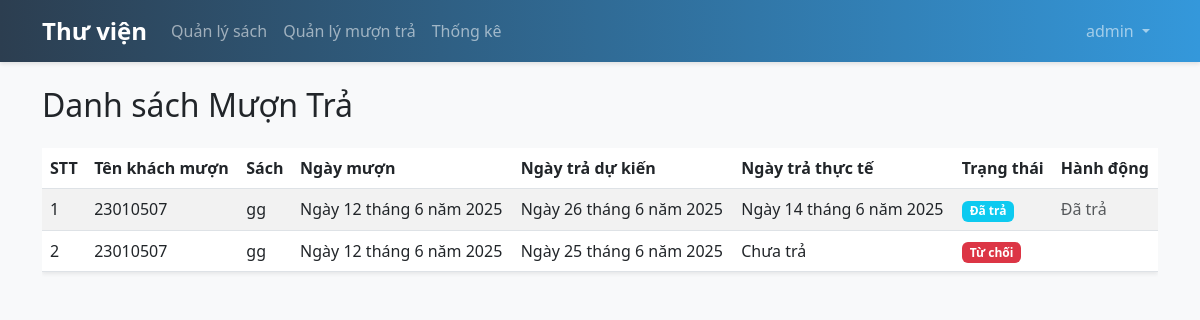
The page /borrow/ (signed in) on the database its author committed.
### borrow/models.py (models this page shows, shortened)
class BorrowRecord(models.Model):
    STATUS_CHOICES = (
        ('pending', 'Chờ duyệt'),
        ('approved', 'Đã duyệt'),
        ('rejected', 'Từ chối'),
        ('returned', 'Đã trả'),
        ('overdue', 'Quá hạn'),
    )
    user = models.ForeignKey(User, on_delete=models.CASCADE, related_name='borrow_records')
    book = models.ForeignKey(Book, on_delete=models.CASCADE, related_name='borrow_records')
    borrow_date = models.DateField()
    due_date = models.DateField()
    return_date = models.DateField(null=True, blank=True)
    status = models.CharField(max_length=20, choices=STATUS_CHOICES, default='pending')
    notes = models.TextField(blank=True)
    created_at = models.DateTimeField(auto_now_add=True)
    updated_at = models.DateTimeField(auto_now=True)
    class Meta:
        ordering = ['-created_at']

### books/models.py (models this page shows, shortened)
class Book(models.Model):
    STATUS_CHOICES = (
        ('available', 'Có sẵn'),
        ('borrowed', 'Đã mượn'),
        ('maintenance', 'Bảo trì'),
    )
    title = models.CharField(max_length=200)
    author = models.ForeignKey(Author, on_delete=models.CASCADE, related_name='books')
    category = models.ForeignKey(Category, on_delete=models.SET_NULL, null=True, related_name='books')
    description = models.TextField()
    cover_image = models.ImageField(upload_to='book_covers/', null=True, blank=True)
    publication_year = models.PositiveIntegerField(null=True, blank=True)
    isbn = models.CharField(max_length=13, blank=True, null=True, unique=True)
    total_copies = models.PositiveIntegerField(default=1)
    available_copies = models.PositiveIntegerField(default=1)
    status = models.CharField(max_length=20, choices=STATUS_CHOICES, default='available')
    created_at = models.DateTimeField(auto_now_add=True)
    updated_at = models.DateTimeField(auto_now=True)
    class Meta:
        ordering = ['-created_at']

### borrow/views.py (the view)
# urls.py: path('', views.borrow_list, name='borrow_list'),
@login_required
def borrow_list(request):
    if request.user.is_staff:
        borrows = BorrowRecord.objects.all().order_by('-created_at')
    else:
        borrows = BorrowRecord.objects.filter(user=request.user).order_by('-created_at')
    return render(request, 'borrow/borrow_list.html', {'borrows': borrows, 'is_admin': request.user.is_staff})

### borrow/templates/borrow/borrow_list.html (shortened to what this page needs)
{% extends 'base.html' %}
{% block content %}
<div class="container mt-4">
    <h2 class="mb-4">Danh sách Mượn Trả</h2>
    {% if borrows %}
    <div class="table-responsive">
        <table class="table table-striped table-hover shadow-sm">
            <thead class="bg-primary text-white">
                <tr>
                    {% if is_admin %}
                    <th>STT</th>
                    <th>Tên khách mượn</th>
                    {% endif %}
                    <th>Sách</th>
                    <th>Ngày mượn</th>
                    <th>Ngày trả dự kiến</th>
                    <th>Ngày trả thực tế</th>
                    <th>Trạng thái</th>
                    {% if is_admin %}
                    <th>Hành động</th>
                    {% endif %}
                </tr>
            </thead>
            <tbody>
                {% for borrow in borrows %}
                <tr>
                    {% if is_admin %}
                    <td>{{ forloop.counter }}</td>
                    <td>{{ borrow.user.username }}</td>
                    {% endif %}
                    <td>{{ borrow.book.title }}</td>
                    <td>{{ borrow.borrow_date }}</td>
                    <td>{{ borrow.due_date }}</td>
                    <td>{{ borrow.return_date|default:"Chưa trả" }}</td>
                    <td>
                        {% if borrow.status == 'pending' %}
                        <span class="badge bg-warning">Chờ duyệt</span>
                        {% elif borrow.status == 'approved' %}
                        <span class="badge bg-success">Đã duyệt</span>
                        {% elif borrow.status == 'returned' %}
                        <span class="badge bg-info">Đã trả</span>
                        {% elif borrow.status == 'rejected' %}
                        <span class="badge bg-danger">Từ chối</span>
                        {% endif %}
                    </td>
                    {% if is_admin %}
                    <td>
                        {% if borrow.status == 'pending' %}
                        <a href="{% url 'borrow_approve' borrow.pk %}" class="btn btn-sm btn-success me-2">Duyệt</a>
                        <a href="{% url 'borrow_reject' borrow.pk %}" class="btn btn-sm btn-danger">Từ chối</a>
                        {% elif borrow.status == 'returned' %}
                        <span class="text-muted">Đã trả</span>
                        {% endif %}
                    </td>
                    {% else %}
                    <td>
                        {% if borrow.status == 'approved' %}
                        <a href="{% url 'return_book' borrow.pk %}" class="btn btn-sm btn-success">Trả sách</a>
                        {% endif %}
                    </td>
                    {% endif %}
                </tr>
                {% endfor %}
            </tbody>
        </table>
    </div>
    {% else %}
    <div class="alert alert-info" role="alert">
        Bạn chưa có bản ghi mượn trả nào.
    </div>
    {% endif %}
</div>
{% endblock %}

### templates/base.html (shortened to what this page needs)
<!DOCTYPE html>
<html lang="vi">
<head>
    <link href="https://cdn.jsdelivr.net/npm/bootstrap@5.3.0/dist/css/bootstrap.min.css" rel="stylesheet">
    <link href="https://cdnjs.cloudflare.com/ajax/libs/font-awesome/6.0.0/css/all.min.css" rel="stylesheet">
    {% load static %}
    <link rel="stylesheet" href="{% static 'css/style.css' %}">
</head>
<body>
    <nav class="navbar navbar-expand-lg navbar-dark bg-primary">
        <div class="container">
            <a class="navbar-brand" href="{% url 'home' %}">Thư viện</a>
            <div class="collapse navbar-collapse" id="navbarNav">
                <ul class="navbar-nav me-auto">
                    {% if user.is_authenticated %}
                    <li class="nav-item">
                        <a class="nav-link" href="{% url 'book_list' %}">
                            {% if user.is_staff %}Quản lý sách{% else %}Danh sách sách{% endif %}
                        </a>
                    </li>
                    {% if user.is_staff %}
                    <li class="nav-item">
                        <a class="nav-link" href="{% url 'borrow_list' %}">Quản lý mượn trả</a>
                    </li>
                    <li class="nav-item">
                        <a class="nav-link" href="{% url 'dashboard' %}">Thống kê</a>
                    </li>
                    {% else %}
                    <li class="nav-item">
                        <a class="nav-link" href="{% url 'borrow_list' %}">Sách đã mượn</a>
                    </li>
                    {% endif %}
                    {% endif %}
                </ul>
                <ul class="navbar-nav">
                    {% if user.is_authenticated %}
                    <li class="nav-item dropdown">
                        <a class="nav-link dropdown-toggle" href="#" id="navbarDropdown" role="button" data-bs-toggle="dropdown">
                            {{ user.username }}
                        </a>
                        </li>
                    {% endif %}
                </ul>
            </div>
        </div>
    </nav>
        {% block content %}
        {% endblock %}
</body>
</html>

### static/css/style.css (style rules this page uses)
body { background-color: #f8f9fa; font-family: 'Segoe UI', Tahoma, Geneva, Verdana, sans-serif; }
.navbar { box-shadow: 0 2px 4px rgba(0,0,0,.1); background: linear-gradient(to right, #2c3e50, #3498db) !important; }
.navbar-brand { font-weight: bold; font-size: 1.5rem; }

### rows shown on the page
BorrowRecord: user.username "23010507", book "gg", borrow_date "Ngày 12 tháng 6 năm 2025", due_date "Ngày 26 tháng 6 năm 2025", return_date "Ngày 14 tháng 6 năm 2025", status "Đã trả"
BorrowRecord: user.username "23010507", book "gg", borrow_date "Ngày 12 tháng 6 năm 2025", due_date "Ngày 25 tháng 6 năm 2025", return_date "Chưa trả", status "Từ chối"

### other values the page prints
{{ user.username }} "admin"
